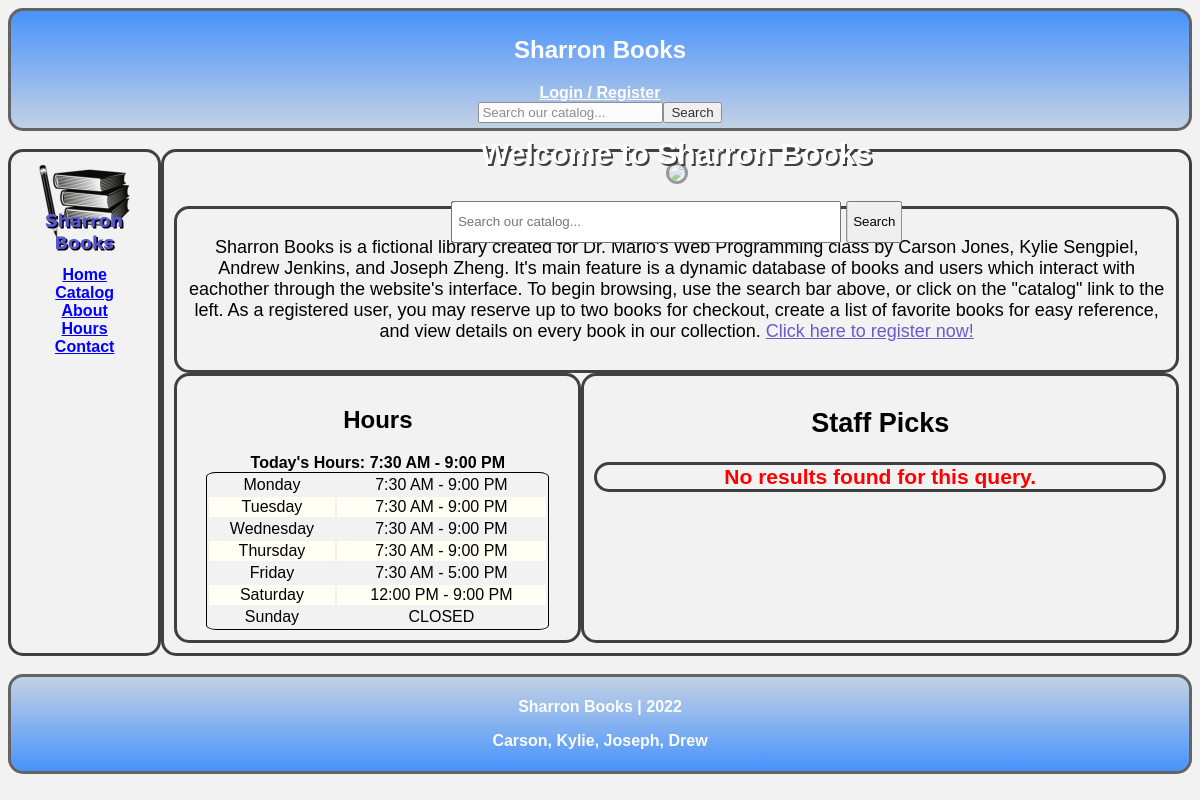
/, run on an earlier commit of the app's database.
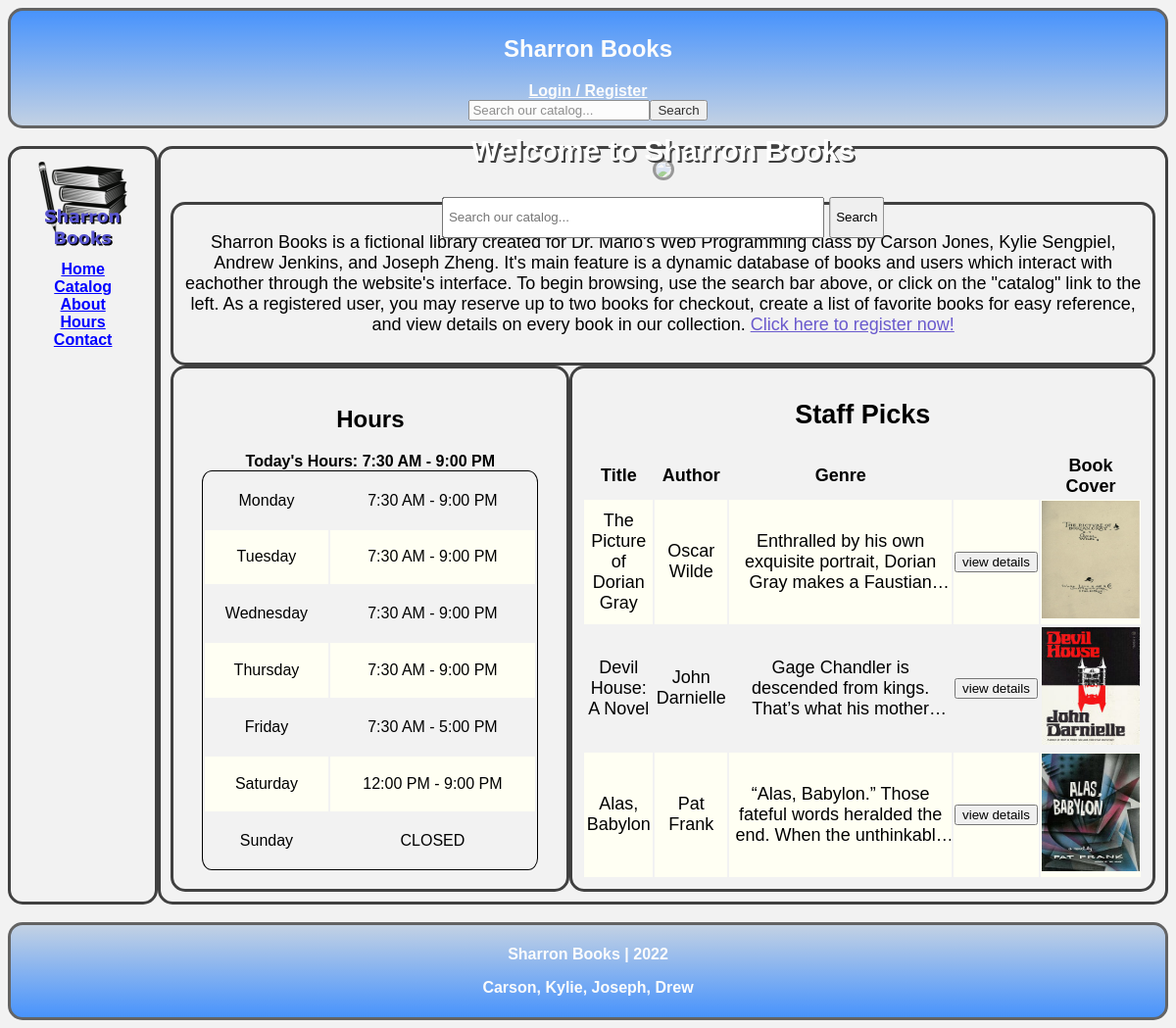
And on a later commit of the database.
### tables this page shows
CREATE TABLE `books` (
  `Title` varchar(255) NOT NULL,
  `Author` varchar(255) NOT NULL,
  `Publisher` varchar(255) NOT NULL,
  `Genre` varchar(255) NOT NULL,
  `YearPubbed` int(4) NOT NULL,
  `Description` text DEFAULT NULL,
  `BookID` decimal(13,0) NOT NULL,
  `CheckedOut` tinyint(1) NOT NULL DEFAULT 0,
  `ImageLocation` varchar(255) DEFAULT NULL
);

### includes/create-books-display.php (the view, shortened to what this page needs)
<?php
    function create_books_display_short($db,$sql)
    {
        $result = mysqli_query($db, $sql);
        $resultCheck = mysqli_num_rows($result);
        if ($resultCheck > 0)
        {
            echo "<table class=\"results-table\">";
            echo "<th> Title </th>";
            echo "<th> Author </th>";
            echo "<th> Genre </th>";
            echo "<th>  </th>";
            echo "<th> Book Cover </th>";
            while ($row = mysqli_fetch_assoc($result))
            {
                echo "<tr>";
                echo "<td>";
                echo $row['Title'];
                echo "</td>";
                echo "<td>";
                echo $row['Author'];
                echo "</td>";
                echo "<td>";
                echo "<p class=\"shorter-book-description\">";
                echo $row['Description'];
                echo "</p>";
                echo "</td>";
                echo "<td>";
                echo "<form action=\"details.php\" method=\"GET\">";
                echo "<input type=\"submit\" value=\"view details\" name=\"details\">";
                echo "</form>";
                echo "</td>";
                echo "<td>";
                echo "<img ";
                echo "src=\"images/covers/" . $row['ImageLocation'] . "\"";
                echo "onerror=\"if (this.src != 'images/covers/none.jpg') this.src = 'images/covers/none.jpg';\" ";
                echo "alt=\"" . $row['ImageLocation'] . "\"";
                echo "width=\"100\"";
                echo "height=\"120\"";
                echo ">";
                echo "</td>";
            }
            echo "</table>";
        }
        else
        {
            echo "<h3 class = \"alert error\"> No results found for this query. </h3>";
        }
    }
?>

What changed in the data, as far as the page shows it:
added books: Title "The Picture of Dorian Gray", Author "Oscar Wilde", Description "Enthralled by his own exquisite portrait, Dorian Gray makes a…", ImageLocation (picture)
added books: Title "Devil House: A Novel", Author "John Darnielle", Description "Gage Chandler is descended from kings. That’s what his…", ImageLocation (picture)
added books: Title "Alas, Babylon", Author "Pat Frank", Description "“Alas, Babylon.” Those fateful words heralded the end. When the…", ImageLocation (picture)
Also different on the page:
text no longer shown: "No results found for this query."
text now shown: "Title Author Genre Book Cover"
